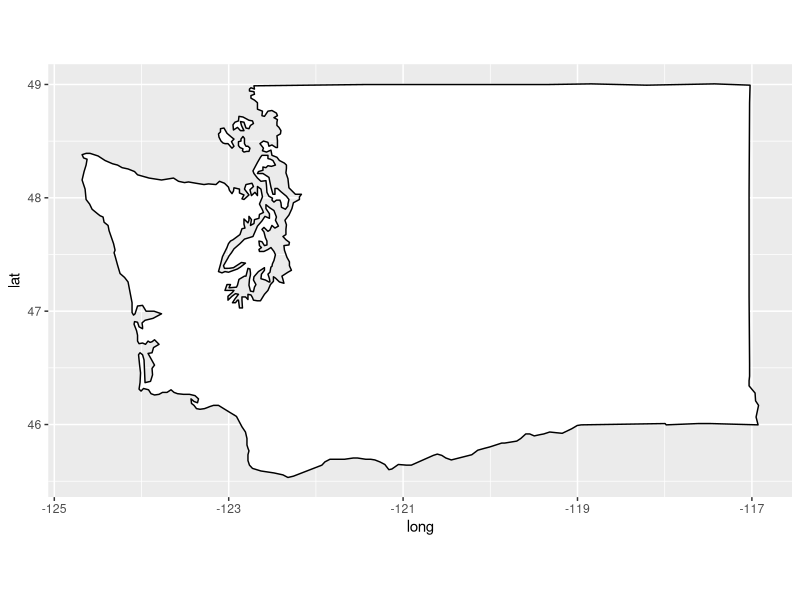

Source code (R): (Note: this script raises an error after producing the figure.)
library(ggplot2)
states <- map_data("state")
west_coast <- subset(states, region %in% c("washington"))
only_wa <- subset(states, region == "washington")


all.counties <- map_data("county")
washington_county <- subset(all.counties, region == "washington")
head(washington_county)

create_base <- ggplot(data = only_wa, mapping = aes(x = long, y = lat, group = group)) +
  coord_fixed(1.3) +
  geom_polygon(color = "black", fill = "white") #color = perimeter of map , fill = whole map color fill 
create_base <- create_base + theme_nothing() + 
   geom_polygon(data = washington_county, fill = NA, color = "red") + # color = color of county outline  
   geom_polygon(color = "black", fill = NA) # color = perimeter of map that should be kept same as previous color


